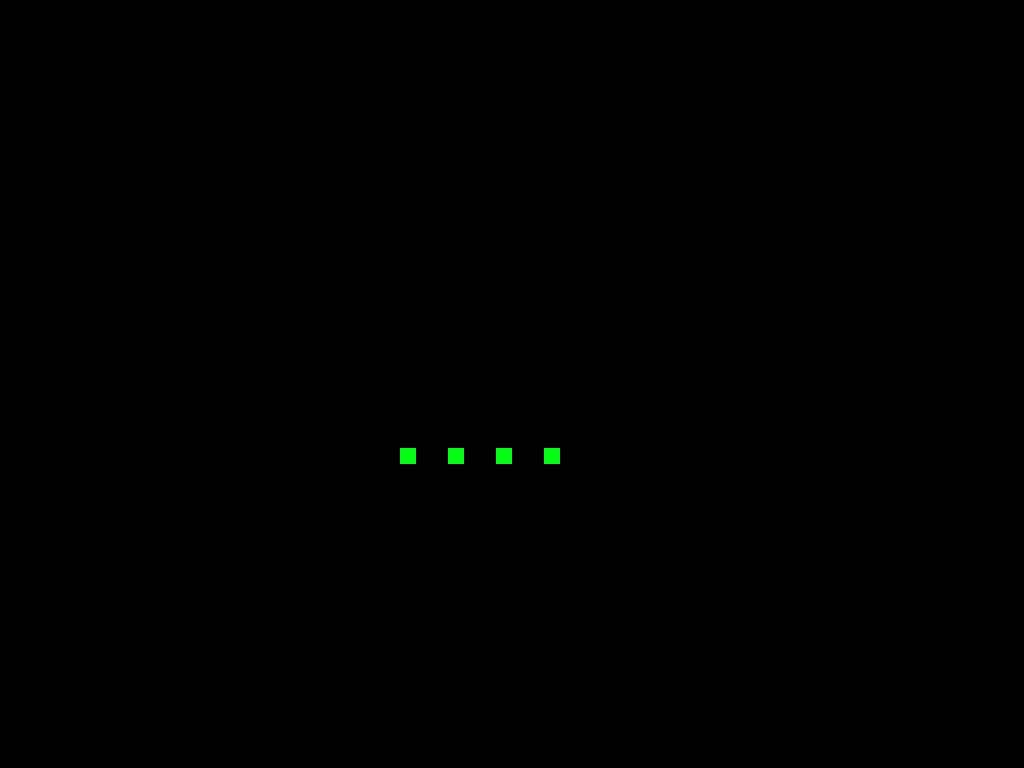

Rendered tile map (Tiled .tmx) drawn with the repository's tilesets; below, a short description and the full map source, tile grids included:
An orthogonal 64x48 tile map with 16x16 px tiles, 1 tile layer (Calque de Tile 1).

<map version="1.0" orientation="orthogonal" renderorder="left-up" width="64" height="48" tilewidth="16" tileheight="16" nextobjectid="1">
 <tileset firstgid="1" name="tileset" tilewidth="16" tileheight="16" tilecount="2" columns="2">
  <image source="tileset.png" width="32" height="16" />
 </tileset>
 <layer name="Calque de Tile 1" width="64" height="48">
  <data encoding="csv">
0,0,0,0,0,0,0,0,0,0,0,0,0,0,0,0,0,0,0,0,0,0,0,0,0,0,0,0,0,0,0,0,0,0,0,0,0,0,0,0,0,0,0,0,0,0,0,0,0,0,0,0,0,0,0,0,0,0,0,0,0,0,0,0,
0,0,0,0,0,0,0,0,0,0,0,0,0,0,0,0,0,0,0,0,0,0,0,0,0,0,0,0,0,0,0,0,0,0,0,0,0,0,0,0,0,0,0,0,0,0,0,0,0,0,0,0,0,0,0,0,0,0,0,0,0,0,0,0,
0,0,0,0,0,0,0,0,0,0,0,0,0,0,0,0,0,0,0,0,0,0,0,0,0,0,0,0,0,0,0,0,0,0,0,0,0,0,0,0,0,0,0,0,0,0,0,0,0,0,0,0,0,0,0,0,0,0,0,0,0,0,0,0,
0,0,0,0,0,0,0,0,0,0,0,0,0,0,0,0,0,0,0,0,0,0,0,0,0,0,0,0,0,0,0,0,0,0,0,0,0,0,0,0,0,0,0,0,0,0,0,0,0,0,0,0,0,0,0,0,0,0,0,0,0,0,0,0,
0,0,0,0,0,0,0,0,0,0,0,0,0,0,0,0,0,0,0,0,0,0,0,0,0,0,0,0,0,0,0,0,0,0,0,0,0,0,0,0,0,0,0,0,0,0,0,0,0,0,0,0,0,0,0,0,0,0,0,0,0,0,0,0,
0,0,0,0,0,0,0,0,0,0,0,0,0,0,0,0,0,0,0,0,0,0,0,0,0,0,0,0,0,0,0,0,0,0,0,0,0,0,0,0,0,0,0,0,0,0,0,0,0,0,0,0,0,0,0,0,0,0,0,0,0,0,0,0,
0,0,0,0,0,0,0,0,0,0,0,0,0,0,0,0,0,0,0,0,0,0,0,0,0,0,0,0,0,0,0,0,0,0,0,0,0,0,1,1,1,1,1,1,1,1,1,1,1,1,1,1,0,0,0,0,0,0,0,0,0,0,0,0,
0,0,0,0,0,0,0,0,0,0,0,0,0,0,0,0,0,0,0,0,0,0,0,0,0,0,0,0,0,0,0,0,0,0,0,0,0,0,1,1,1,1,1,1,1,1,1,1,1,1,1,1,0,0,0,0,0,0,0,0,0,0,0,0,
0,0,0,0,0,0,0,0,0,0,0,0,0,0,0,0,0,0,0,0,0,0,0,0,0,0,0,0,0,0,0,0,0,0,0,0,0,0,0,0,0,0,0,0,0,0,0,0,0,0,0,0,0,0,0,0,0,0,0,0,0,0,0,0,
0,0,0,0,0,0,0,0,0,0,0,0,0,0,0,0,0,0,0,0,0,0,0,0,0,0,0,0,0,0,0,0,0,0,0,0,0,0,0,0,0,0,0,0,0,0,0,0,0,0,0,0,0,0,0,0,0,0,0,0,0,0,0,0,
0,0,0,0,0,0,0,0,0,0,0,0,0,0,0,0,0,0,0,0,0,0,0,0,0,0,0,0,0,0,0,0,0,0,0,0,0,0,0,0,0,0,0,0,0,0,0,0,0,0,0,0,0,0,0,0,0,0,0,0,0,0,0,0,
0,0,0,0,0,0,0,0,0,0,0,0,0,0,1,1,1,1,1,1,1,1,1,0,0,0,0,0,0,0,0,0,0,0,0,0,0,0,0,0,0,0,0,0,0,0,0,0,0,0,0,0,0,0,0,0,0,1,1,1,1,1,1,1,
0,0,0,0,0,0,0,0,0,0,0,0,0,0,1,1,1,1,1,1,1,1,1,0,0,0,0,0,0,0,0,0,0,0,0,0,0,0,0,0,0,0,0,0,0,0,0,0,0,0,0,0,0,0,0,0,0,1,1,1,1,1,1,1,
0,0,0,0,0,0,0,0,0,0,0,0,0,0,0,0,0,0,0,0,0,1,1,0,0,0,0,0,0,0,0,0,0,0,0,0,0,0,0,0,0,0,0,0,0,0,0,0,0,0,0,0,0,0,0,0,0,0,0,0,0,0,0,0,
0,0,0,0,0,0,0,0,0,0,0,0,0,0,0,0,0,0,0,0,0,1,1,0,0,0,0,0,0,0,0,0,0,0,0,0,0,0,0,0,0,0,0,0,0,0,0,0,0,0,0,0,0,0,0,0,0,0,0,0,0,0,0,0,
0,0,0,0,0,0,0,0,0,0,0,0,0,0,0,0,0,0,0,0,0,1,1,0,0,0,0,0,0,0,0,0,0,0,0,0,0,0,0,0,0,0,0,0,0,0,0,0,0,0,0,0,0,0,0,0,0,0,0,0,0,0,0,0,
0,0,0,0,0,0,0,0,0,0,0,0,0,0,0,0,0,0,0,0,0,1,1,0,0,0,0,0,0,0,0,0,0,0,0,0,0,0,0,0,0,0,0,0,0,0,0,0,0,0,0,0,0,0,0,0,0,0,0,0,0,0,0,0,
0,0,0,0,0,0,0,0,0,0,0,0,0,0,0,0,0,0,0,0,0,1,1,0,0,0,0,0,0,0,0,0,0,0,0,0,0,0,0,0,0,0,0,0,0,0,0,0,0,0,0,0,0,0,0,0,0,0,0,0,0,0,0,0,
1,1,1,1,1,1,1,1,1,0,0,0,0,0,0,0,0,0,0,0,0,1,1,0,0,0,0,0,0,0,0,0,0,0,0,0,0,0,0,0,0,0,0,0,0,0,0,0,0,0,0,0,0,0,0,0,0,0,0,0,0,0,1,1,
1,1,1,1,1,1,1,1,1,0,0,0,0,0,0,0,0,0,0,0,0,1,1,0,0,0,0,0,0,0,0,0,0,0,0,0,0,0,0,0,0,0,0,0,0,0,0,0,0,0,0,0,0,0,0,0,0,0,0,0,0,0,1,1,
1,1,1,1,1,1,1,1,1,0,0,0,0,0,0,0,0,0,0,0,0,1,1,0,0,0,0,0,0,0,0,0,0,0,0,0,0,0,0,0,0,0,0,0,0,0,0,0,0,0,0,0,0,0,0,0,0,0,0,0,0,0,1,1,
1,1,1,1,1,1,1,1,1,0,0,0,0,0,0,0,0,0,0,0,0,1,1,0,0,0,0,0,0,0,0,0,0,0,0,0,0,0,0,0,0,0,0,0,0,0,0,0,0,0,0,0,0,0,0,0,0,0,0,0,0,0,1,1,
1,1,1,1,1,1,1,1,1,0,0,0,0,0,0,0,0,0,0,0,0,1,1,0,0,0,0,0,0,0,0,0,0,0,0,0,0,0,0,0,0,0,0,0,0,0,0,0,0,0,0,0,0,0,0,0,0,0,0,0,0,0,1,1,
1,1,1,1,1,1,1,1,1,0,0,0,0,0,0,0,0,0,0,0,0,1,1,0,0,0,0,0,0,0,0,1,1,1,1,1,1,1,1,1,1,1,1,0,0,0,0,0,0,0,1,1,1,1,1,1,1,1,1,1,1,1,1,1,
1,1,1,1,1,1,1,1,1,0,0,0,0,0,0,0,0,0,0,0,0,1,1,0,0,0,0,0,0,0,0,1,1,1,1,1,1,1,1,1,1,1,1,0,0,0,0,0,0,0,1,1,1,1,1,1,1,1,1,1,1,1,1,1,
0,0,0,0,0,0,0,0,0,0,0,0,0,0,0,0,0,0,0,0,0,1,1,0,0,0,0,0,0,0,0,0,0,0,0,0,0,0,0,0,0,0,0,0,0,0,0,0,0,0,0,0,0,0,0,0,0,0,0,0,0,0,0,0,
0,0,0,0,0,0,0,0,0,0,0,0,0,0,0,0,0,0,0,0,0,0,0,0,0,0,0,0,0,0,0,0,0,0,0,0,0,0,0,0,0,0,0,0,0,0,0,0,0,0,0,0,0,0,0,0,0,0,0,0,0,0,0,0,
0,0,0,0,0,0,0,0,0,0,0,0,0,0,0,0,0,0,0,0,0,0,0,0,0,0,0,0,0,0,0,0,0,0,0,0,0,0,0,0,0,0,0,0,0,0,0,0,0,0,0,0,0,0,0,0,0,0,0,0,0,0,0,0,
0,0,0,0,0,0,0,0,0,0,0,0,0,0,0,0,0,0,0,0,0,0,0,0,0,2,0,0,2,0,0,2,0,0,2,0,0,0,0,0,0,0,0,0,0,0,0,0,0,0,0,0,0,0,0,0,0,0,0,0,0,0,0,0,
0,0,0,0,0,0,0,0,0,0,0,0,0,0,0,0,0,0,0,0,0,0,0,0,0,0,0,0,0,0,0,0,0,0,0,0,0,0,0,0,0,0,0,0,0,0,0,0,0,0,0,0,0,0,0,0,0,0,0,0,0,0,0,0,
0,0,0,0,0,0,0,0,0,0,0,0,0,0,0,0,0,0,0,0,0,0,0,0,0,0,0,0,0,0,0,0,0,0,0,0,0,0,0,0,0,0,0,0,0,0,0,0,0,0,0,0,0,0,0,0,0,0,0,0,0,0,0,0,
0,0,0,0,0,0,0,0,0,0,0,0,0,0,0,0,0,0,0,0,0,1,1,1,1,1,1,1,1,1,1,1,1,1,1,1,1,1,1,1,1,1,1,0,0,0,0,0,0,0,0,0,0,0,0,0,0,0,0,0,0,0,0,0,
0,0,0,0,0,0,0,0,0,0,0,0,0,0,0,0,0,0,0,0,0,1,1,1,1,1,1,1,1,1,1,1,1,1,1,1,1,1,1,1,1,1,1,0,0,0,0,0,0,0,0,0,0,0,0,0,0,0,0,0,0,0,0,0,
0,0,0,0,0,0,0,0,0,0,0,0,0,0,0,0,0,0,0,0,0,1,1,1,1,1,1,1,1,1,1,1,1,1,1,1,1,1,1,1,1,1,1,0,0,0,0,0,0,0,0,0,0,0,0,0,0,0,0,0,0,0,0,0,
0,0,0,0,0,0,0,0,0,0,0,0,0,0,0,0,0,0,0,0,0,1,1,1,1,1,1,1,1,1,1,1,1,1,1,1,1,1,1,1,1,1,1,0,0,0,0,0,0,0,0,0,0,0,0,0,0,0,0,0,0,0,0,0,
0,0,0,0,0,0,0,0,0,0,0,0,0,0,0,0,0,0,0,0,0,0,0,0,0,0,0,0,0,1,1,1,1,1,1,1,1,1,1,1,1,1,1,0,0,0,0,0,0,0,0,0,0,0,0,0,0,0,0,0,0,0,0,0,
0,0,0,0,0,0,0,0,0,0,0,0,0,0,0,0,0,0,0,0,0,0,0,0,0,0,0,0,0,1,1,1,1,1,1,1,1,1,1,1,1,1,1,0,0,0,0,0,0,0,0,0,0,0,0,0,0,0,0,0,0,0,0,0,
0,0,0,0,0,0,0,0,0,0,0,0,0,0,0,0,0,0,0,0,0,0,0,0,0,0,0,0,0,0,0,0,0,0,0,0,0,0,0,0,0,0,0,0,0,0,0,0,0,0,0,0,0,0,0,0,0,0,0,0,0,0,0,0,
0,0,0,0,0,0,0,0,0,0,0,0,0,0,0,0,0,0,0,0,0,0,0,0,0,0,0,0,0,0,0,0,0,0,0,0,0,0,0,0,0,0,0,0,0,0,0,0,0,0,0,0,0,0,0,0,0,0,0,0,0,0,0,0,
0,0,0,0,0,0,0,0,0,1,1,1,1,1,1,1,1,1,1,0,0,0,0,0,0,0,0,0,0,0,0,0,0,0,0,0,0,0,0,0,0,0,0,0,0,0,0,0,0,0,0,0,0,0,0,0,0,0,0,0,0,0,0,0,
0,0,0,0,0,0,0,0,0,1,1,1,1,1,1,1,1,1,1,0,0,0,0,0,0,0,0,0,0,0,0,0,0,0,0,0,0,0,0,0,0,0,0,0,0,0,0,0,0,0,0,0,0,0,0,0,0,0,0,0,0,0,0,0,
0,0,0,0,0,0,0,0,0,1,1,1,1,1,1,1,1,1,1,0,0,0,0,0,0,0,0,0,0,0,0,0,0,0,0,0,0,0,0,0,0,0,0,0,0,0,0,0,0,0,0,0,0,0,0,0,0,0,0,0,0,0,0,0,
0,0,0,0,0,0,0,0,0,1,1,1,1,1,1,1,1,1,1,0,0,0,0,0,0,0,0,0,0,0,0,0,0,0,0,0,0,0,0,0,0,0,0,0,0,0,0,0,0,0,0,0,0,0,0,0,0,0,0,0,0,0,0,0,
0,0,0,0,0,0,0,0,0,0,0,0,0,0,0,1,1,1,1,1,1,1,1,1,1,1,1,1,1,0,0,0,0,0,0,0,0,0,0,0,0,0,0,0,0,0,0,0,0,0,0,0,0,0,0,0,0,0,0,0,0,0,0,0,
0,0,0,0,0,0,0,0,0,0,0,0,0,0,0,1,1,1,1,1,1,1,1,1,1,1,1,1,1,0,0,0,0,0,0,0,0,0,0,0,0,0,0,0,0,0,0,0,0,0,0,0,0,0,0,0,0,0,0,0,0,0,0,0,
0,0,0,0,0,0,0,0,0,0,0,0,0,0,0,0,0,0,0,0,0,0,0,0,0,0,0,0,0,0,0,0,0,0,0,0,0,0,0,0,0,0,0,0,0,0,0,0,0,0,0,0,0,0,0,0,0,0,0,0,0,0,0,0,
0,0,0,0,0,0,0,0,0,0,0,0,0,0,0,0,0,0,0,0,0,0,0,0,0,0,0,0,0,0,0,0,0,0,0,0,0,0,0,0,0,0,0,0,0,0,0,0,0,0,0,0,0,0,0,0,0,0,0,0,0,0,0,0,
0,0,0,0,0,0,0,0,0,0,0,0,0,0,0,0,0,0,0,0,0,0,0,0,0,0,0,0,0,0,0,0,0,0,0,0,0,0,0,0,0,0,0,0,0,0,0,0,0,0,0,0,0,0,0,0,0,0,0,0,0,0,0,0
</data>
 </layer>
</map>
